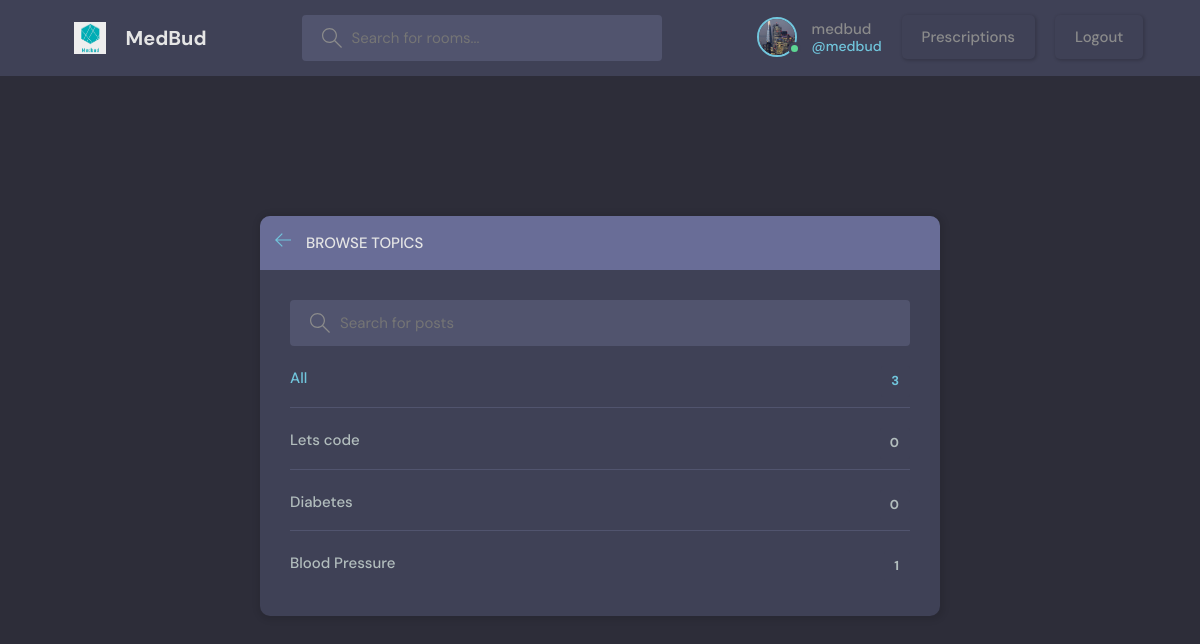
The app's page /topics/ (signed in) with its own data.
### base/models.py (models this page shows, shortened)
class Imagine(models.Model):
    user = models.OneToOneField(User,null=True,on_delete=models.CASCADE)
    imge = models.ImageField(null=True, default="avatar.svg")

class Topic(models.Model):
    name = models.CharField(max_length=200)

### base/views.py (the view)
# urls.py: path('topics/', views.topicPage, name="topics"),
@login_required(login_url='login') ##
def topicPage(request):
    q = request.GET.get('q')
    if q!=None:
        topics=Topic.objects.filter(Q(name__icontains=q))
    else:
        topics=Topic.objects.all()
    context={'topics':topics}
    return render(request,'base/topics.html',context)

### base/templates/base/topics.html (shortened to what this page needs)
{% extends 'main.html' %}
{% block content %}
    <main class="create-room layout">
      <div class="container">
        <div class="layout__box">
          <div class="layout__boxHeader">
            <div class="layout__boxTitle">
              <a href="{% url 'home' %}">
                <svg version="1.1" xmlns="http://www.w3.org/2000/svg" width="32" height="32" viewBox="0 0 32 32">
                  <title>arrow-left</title>
                  <path
                    d="M13.723 2.286l-13.723 13.714 13.719 13.714 1.616-1.611-10.96-10.96h27.625v-2.286h-27.625l10.965-10.965-1.616-1.607z"
                  ></path>
                </svg>
              </a>
              <h3>Browse Topics</h3>
            </div>
          </div>
          <div class="topics-page layout__body">
            <form action="" method="GET" class="header__search">
              <label>
                <input name="q" placeholder="Search for posts" />
              </label>
            </form>
            <ul class="topics__list">
              <li>
                <a href="{%url 'topics' %}" class="active">All <span>{{topics.count}}</span></a>
              </li>
              {% for topic in topics %}
              <li>
                <a href="{% url 'home' %}?q={{topic.name}}">{{topic.name}} <span>{{topic.room_set.all.count}}</span></a>
              </li>
              {% endfor %}
            </ul>
          </div>
        </div>
      </div>
    </main>
{% endblock %}

### templates/navbar.html (shortened to what this page needs)
{% load static %}
<head>
</head>
<header class="header header--loggedIn">
    <div class="container">
        <a href="{% url 'home' %}" class="header__logo">
            <img src="{% static 'images/logo.png' %}" />
            <h1>MedBud</h1>
        </a>
        <form class="header__search" method="GET" action="{% url 'home' %}">
            <label>
                <input name="q" placeholder="Search for rooms..." />
            </label>
        </form>
        <nav class="header__menu">
            {% if request.user.is_authenticated %}
            <div class="header__user">
                <a href="{% url 'profile' request.user.id %}">
                    <div class="avatar avatar--medium active">
                        <img src="{{request.user.imagine.imge.url}}" />
                    </div>
                    <p>{{request.user.username}} <span>@{{request.user.username}}</span></p>
                </a>
                <a href="{% url 'prescriptions' %}" class="btn btn-info">
                    Prescriptions</a>
                <a href="{% url 'logout' %}" class="btn btn-info">
                    Logout</a>
            </div>
            {% else %}
            <a href="{% url 'login' %}">
                    <img src="{% static 'images/avatar.svg' %}" />
                        <p>Login</p>
                </a>
            {% endif %}
        </nav>
    </div>
</header>

### static/styles/style.css (style rules this page uses)
:root { --color-main: #71c6dd; --color-main-light: #e1f6fb; --color-dark: #3f4156; --color-dark-medium: #51546e; --color-dark-light: #696d97; --color-light: #e5e5e5; --color-gray: #8b8b8b; --color-light-gray: #b2bdbd; --color-bg: #2d2d39; --color-success: #5dd693; --color-error: #fc4b0b; }
* { font-family: "DM Sans", -apple-system, BlinkMacSystemFont, "Segoe UI", Roboto, Oxygen, Ubuntu, Cantarell, "Open Sans", "Helvetica Neue", sans-serif; margin: 0; padding: 0; box-sizing: border-box; text-rendering: optimizeLegibility; font-size: inherit; }
html { font-size: 56.25%; }
@media only screen and (min-width: 1200px) { html { font-size: 62.5%; } }
body { line-height: 1.6; font-weight: 400; font-size: 1.5rem; color: var(--color-light-gray); background-color: var(--color-bg); min-height: 100vh; }
img { width: 100%; }
a { display: inline-block; color: var(--color-main); text-decoration: none; }
.container { max-width: 120rem; width: 90%; margin: auto; }
.btn { background-color: transparent; border: none; display: inline-flex; align-items: center; gap: 1rem; cursor: pointer; transition: all ease-in-out 0.3s; padding: 1rem 2rem; border-radius: 5px; box-shadow: 1px 1px 3px 1px rgba(0, 0, 0, 0.15); font-weight: 500; }
.avatar { position: relative; display: inline-block; border-radius: 50%; border: 2px solid var(--color-main); }
.avatar img { display: block; border-radius: 50%; object-fit: cover; object-position: center; }
.avatar::after { content: ""; display: block; position: absolute; background-color: var(--color-gray); z-index: 111; border-radius: 50%; border: 0.3rem solid var(--color-dark); }
.avatar.active::after { background-color: var(--color-success); }
.avatar.avatar--medium img { width: 3.6rem; height: 3.6rem; border-radius: 50%; }
.avatar.avatar--medium:after { width: 0.7rem; height: 0.7rem; bottom: 0px; right: -6px; }
.header { padding: 1.5rem; background-color: var(--color-dark); }
.header > .container { display: flex; gap: 9.5rem; }
.header__logo, .header__user { display: flex; gap: 2rem; align-items: center; }
.header__logo > img { height: 3.2rem; width: 3.2rem; }
.header__logo > h1 { font-weight: 700; font-size: 2rem; color: var(--color-light); }
.header__search > label { background-color: var(--color-dark-medium); padding: 1.3rem 1rem; display: flex; align-items: center; gap: 1rem; border-radius: 4px; }
.header__search svg { fill: var(--color-gray); width: 2rem; height: 2rem; margin-left: 1rem; }
.header__search input { width: 30rem; background: transparent; border: none; outline: none; color: var(--color-light); }
.header__menu { margin-left: auto; position: relative; }
.header__menu a { display: flex; gap: 1.5rem; align-items: center; font-weight: 500; text-decoration: none; color: var(--color-gray); }
.header__menu img { height: 3.6rem; }
.header__menu p { line-height: 1.2; }
.header__menu span { color: var(--color-main); font-weight: 500; font-size: 1.4rem; display: block; }
.layout { margin-top: 2.4rem; }
.layout > .container { display: flex; justify-content: space-between; align-items: flex-start; }
.layout__box { width: 90%; max-width: 48rem; min-height: 40rem; position: absolute; top: 50%; left: 50%; transform: translate(-50%, -46%); background-color: var(--color-dark); border-radius: 1rem; box-shadow: 1px 1px 6px 3px rgba(0, 0, 0, 0.1); overflow: hidden; }
.layout__boxHeader { display: flex; padding: 1.5rem; background-color: var(--color-dark-light); }
.layout__boxTitle { display: flex; gap: 1.5rem; align-items: center; }
.layout__boxTitle h3 { text-transform: uppercase; font-weight: 500; color: var(--color-light); }
.layout__boxTitle svg { width: 1.6rem; height: 1.6rem; fill: var(--color-main); }
.layout__body { margin: 3rem; }
.topics__list { list-style: none; }
.topics__list li a { display: flex; justify-content: space-between; margin-bottom: 3rem; font-weight: 500; color: var(--color-light-gray); transition: all 0.3s ease-in-out; }
.topics__list li a.active, .topics__list li a:hover { color: var(--color-main); }
.topics__list li a span { padding: 0.5rem 1rem; background-color: var(--color-dark); border-radius: 3px; font-size: 1.3rem; font-weight: 700; letter-spacing: 1px; }
.topics-page .topics__list li:not(:last-child) a { margin: 2rem 0; padding-bottom: 1rem; text-decoration: none; border-bottom: 1px solid var(--color-dark-medium); }
.topics-page .header__search { display: block; }
.create-room.layout .layout__box { max-width: 68rem; }

### records on screen
Topic: name "Lets code", room_set.all.count "0"
Topic: name "Diabetes", room_set.all.count "0"
Topic: name "Blood Pressure", room_set.all.count "1"

### other values on screen
{{ request.user.username }} "medbud"
{{ topics.count }} "3"
